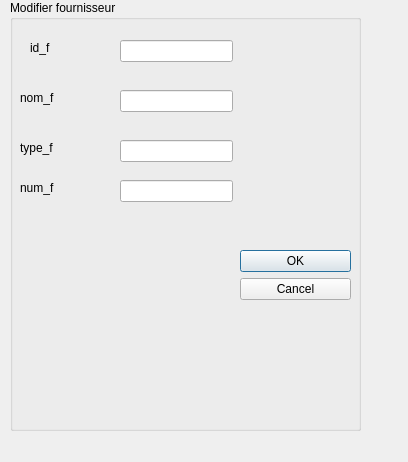
<?xml version="1.0" encoding="UTF-8"?>
<ui version="4.0">
 <class>modifier_fournisseur</class>
 <widget class="QDialog" name="modifier_fournisseur">
  <property name="geometry">
   <rect>
    <x>0</x>
    <y>0</y>
    <width>408</width>
    <height>462</height>
   </rect>
  </property>
  <property name="windowTitle">
   <string>Dialog</string>
  </property>
  <widget class="QGroupBox" name="groupBox">
   <property name="geometry">
    <rect>
     <x>10</x>
     <y>0</y>
     <width>351</width>
     <height>431</height>
    </rect>
   </property>
   <property name="title">
    <string>Modifier fournisseur</string>
   </property>
   <widget class="QLabel" name="label">
    <property name="geometry">
     <rect>
      <x>20</x>
      <y>40</y>
      <width>55</width>
      <height>16</height>
     </rect>
    </property>
    <property name="text">
     <string>id_f</string>
    </property>
   </widget>
   <widget class="QLabel" name="label_2">
    <property name="geometry">
     <rect>
      <x>10</x>
      <y>90</y>
      <width>55</width>
      <height>16</height>
     </rect>
    </property>
    <property name="text">
     <string>nom_f</string>
    </property>
   </widget>
   <widget class="QLabel" name="label_3">
    <property name="geometry">
     <rect>
      <x>10</x>
      <y>140</y>
      <width>71</width>
      <height>16</height>
     </rect>
    </property>
    <property name="text">
     <string>type_f</string>
    </property>
   </widget>
   <widget class="QLabel" name="label_4">
    <property name="geometry">
     <rect>
      <x>10</x>
      <y>180</y>
      <width>55</width>
      <height>16</height>
     </rect>
    </property>
    <property name="text">
     <string>num_f</string>
    </property>
   </widget>
   <widget class="QLineEdit" name="lineEdit_id_f">
    <property name="geometry">
     <rect>
      <x>110</x>
      <y>40</y>
      <width>113</width>
      <height>22</height>
     </rect>
    </property>
   </widget>
   <widget class="QLineEdit" name="lineEdit_nom_f">
    <property name="geometry">
     <rect>
      <x>110</x>
      <y>90</y>
      <width>113</width>
      <height>22</height>
     </rect>
    </property>
   </widget>
   <widget class="QLineEdit" name="lineEdit_type_f">
    <property name="geometry">
     <rect>
      <x>110</x>
      <y>140</y>
      <width>113</width>
      <height>22</height>
     </rect>
    </property>
   </widget>
   <widget class="QLineEdit" name="lineEdit_num_f">
    <property name="geometry">
     <rect>
      <x>110</x>
      <y>180</y>
      <width>113</width>
      <height>22</height>
     </rect>
    </property>
   </widget>
   <widget class="QDialogButtonBox" name="buttonBox">
    <property name="geometry">
     <rect>
      <x>230</x>
      <y>250</y>
      <width>111</width>
      <height>241</height>
     </rect>
    </property>
    <property name="orientation">
     <enum>Qt::Vertical</enum>
    </property>
    <property name="standardButtons">
     <set>QDialogButtonBox::Cancel|QDialogButtonBox::Ok</set>
    </property>
   </widget>
  </widget>
 </widget>
 <resources/>
 <connections>
  <connection>
   <sender>buttonBox</sender>
   <signal>accepted()</signal>
   <receiver>modifier_fournisseur</receiver>
   <slot>accept()</slot>
   <hints>
    <hint type="sourcelabel">
     <x>248</x>
     <y>254</y>
    </hint>
    <hint type="destinationlabel">
     <x>157</x>
     <y>274</y>
    </hint>
   </hints>
  </connection>
  <connection>
   <sender>buttonBox</sender>
   <signal>rejected()</signal>
   <receiver>modifier_fournisseur</receiver>
   <slot>reject()</slot>
   <hints>
    <hint type="sourcelabel">
     <x>316</x>
     <y>260</y>
    </hint>
    <hint type="destinationlabel">
     <x>286</x>
     <y>274</y>
    </hint>
   </hints>
  </connection>
 </connections>
</ui>
